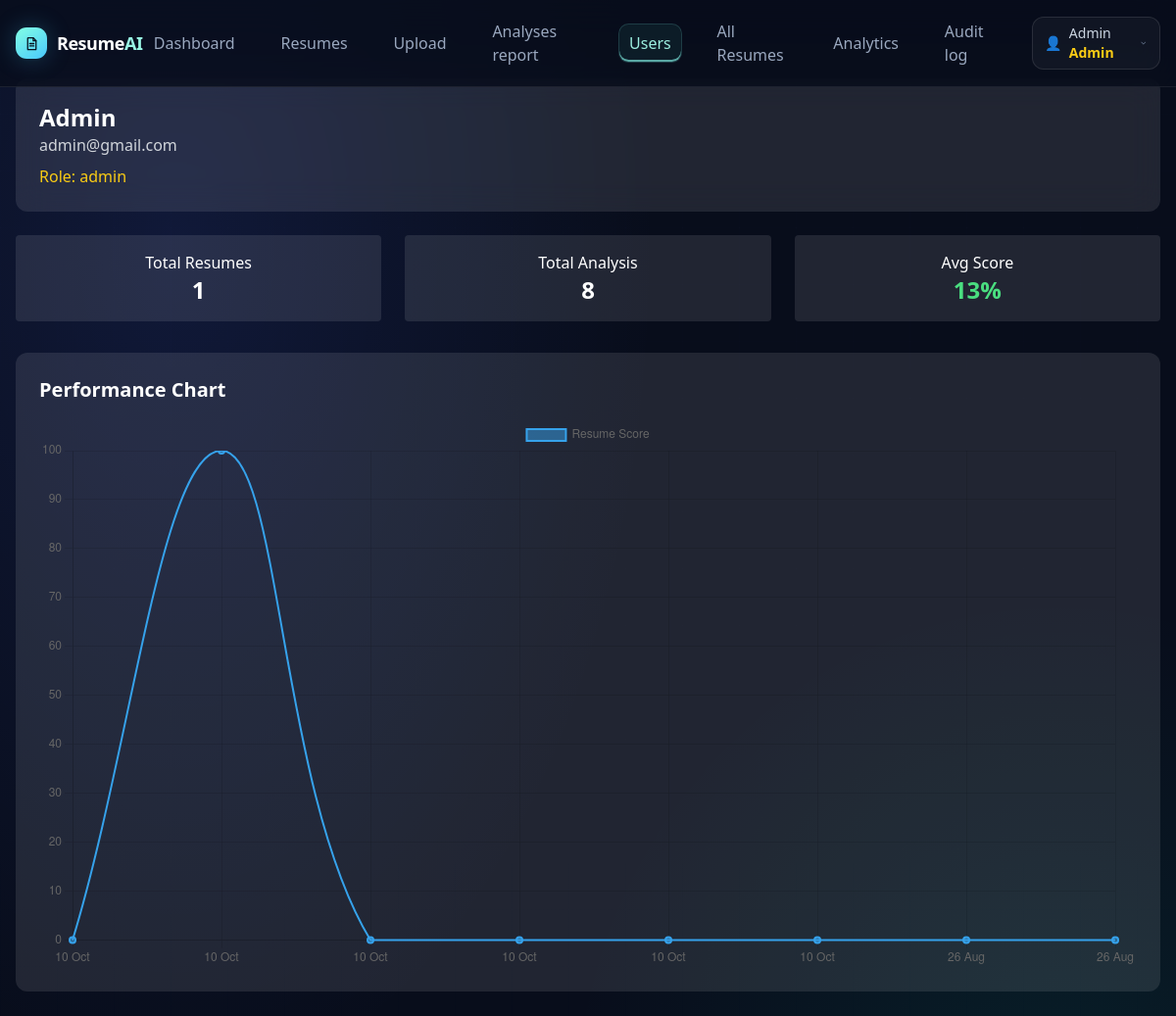
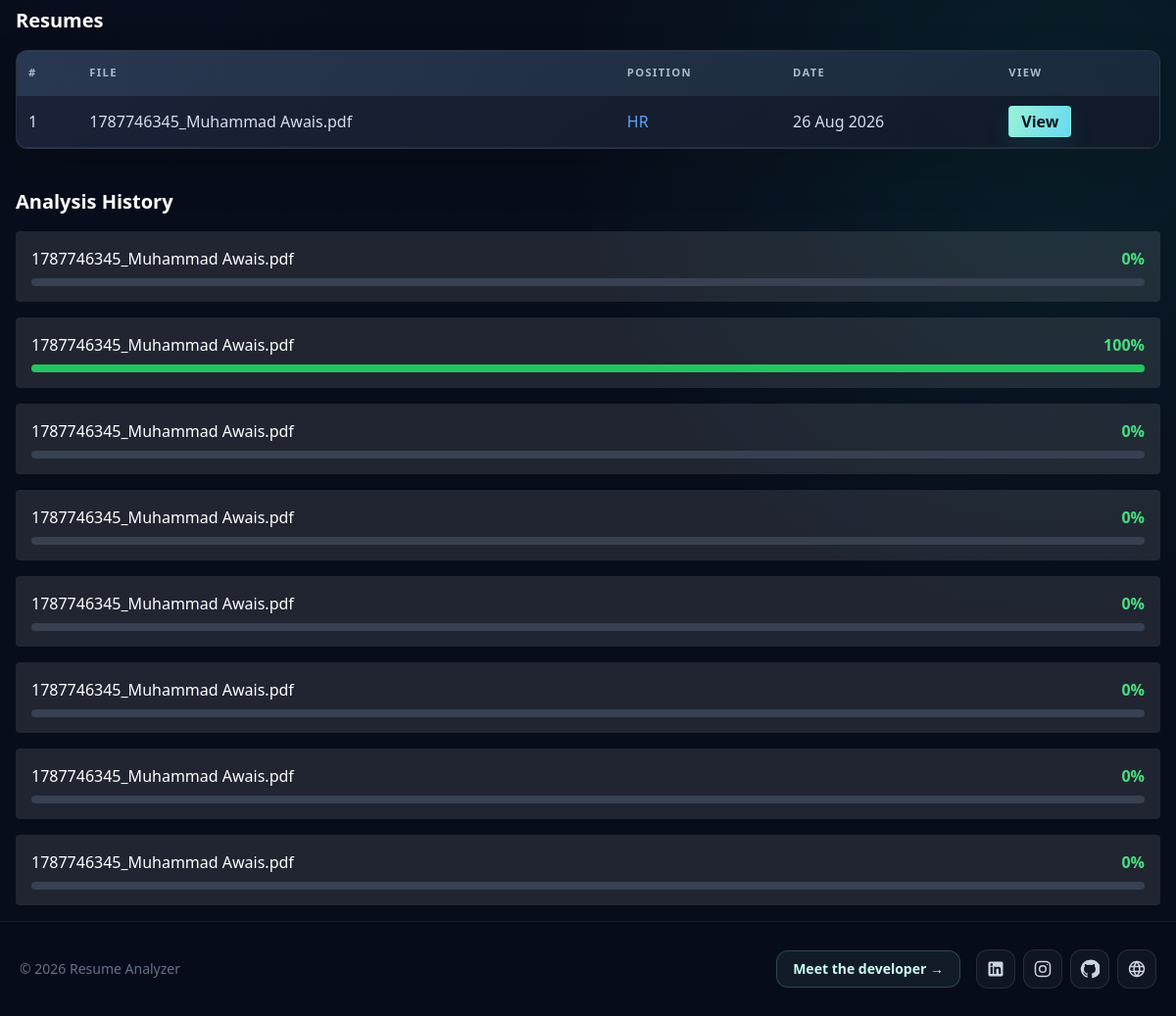
Page /index.php?page=admin_user&id=1 (signed in) on the committed database (2 pictures, top to bottom).
### tables this page shows
CREATE TABLE `users` (
  `id` int(11) NOT NULL,
  `name` varchar(100) NOT NULL,
  `email` varchar(150) NOT NULL,
  `password` varchar(255) NOT NULL,
  `role` enum('user','admin') DEFAULT 'user',
  `status` tinyint(4) DEFAULT 1,
  `created_at` timestamp NOT NULL DEFAULT current_timestamp(),
  `failed_login_count` smallint(5) UNSIGNED NOT NULL DEFAULT 0,
  `failed_login_until` datetime DEFAULT NULL,
  `lock_reason` varchar(32) DEFAULT NULL,
  `locked_by_name` varchar(150) DEFAULT NULL
);

CREATE TABLE `resumes` (
  `id` int(11) NOT NULL,
  `user_id` int(11) NOT NULL,
  `position` int(11) DEFAULT NULL,
  `file_name` varchar(255) DEFAULT NULL,
  `file_path` varchar(255) DEFAULT NULL,
  `file_size` int(11) DEFAULT NULL,
  `created_at` timestamp NOT NULL DEFAULT current_timestamp()
);

CREATE TABLE `positions` (
  `id` int(11) NOT NULL,
  `name` varchar(100) NOT NULL,
  `description` text DEFAULT NULL,
  `required_skills` text DEFAULT NULL,
  `created_by` int(11) DEFAULT NULL,
  `created_at` timestamp NOT NULL DEFAULT current_timestamp()
);

CREATE TABLE `analysis_results` (
  `id` int(11) NOT NULL,
  `resume_id` int(11) NOT NULL,
  `score` int(11) DEFAULT NULL,
  `ats_score` int(11) DEFAULT NULL,
  `matched_keywords` text DEFAULT NULL,
  `missing_keywords` text DEFAULT NULL,
  `sections_detected` text DEFAULT NULL,
  `suggestions` text DEFAULT NULL,
  `created_at` timestamp NOT NULL DEFAULT current_timestamp()
);

### modules/admin/user_detail/index.php (the view, shortened to what this page needs)
<?php
require_once __DIR__ . "/../../../config/db.php";
$user_id = filter_input(INPUT_GET, 'id', FILTER_VALIDATE_INT);
$stmt = $pdo->prepare("SELECT id, name, email, role FROM users WHERE id = ?");
$stmt->execute([$user_id]);
$user = $stmt->fetch();
$stmt = $pdo->prepare("
    SELECT r.*, p.name as position_name
    FROM resumes r
    LEFT JOIN positions p ON r.position = p.id
    WHERE r.user_id = ?
    ORDER BY r.id DESC
");
$stmt->execute([$user_id]);
$resumes = $stmt->fetchAll();
$stmt = $pdo->prepare("
    SELECT ar.*, r.file_name
    FROM analysis_results ar
    JOIN resumes r ON ar.resume_id = r.id
    WHERE r.user_id = ?
    ORDER BY ar.id DESC
");
$stmt->execute([$user_id]);
$analysis = $stmt->fetchAll();
$total_resumes = count($resumes);
$total_analysis = count($analysis);
$avg_score = 0;
if ($total_analysis > 0) {
    $avg_score = round(array_sum(array_column($analysis, 'score')) / $total_analysis);
}
$labels = [];
$scores = [];
foreach ($analysis as $a) {
    $labels[] = date("d M", strtotime($a['created_at']));
    $scores[] = (int)$a['score'];
}
require_once __DIR__ . "/../../../templates/header.php";
?>
<div class="max-w-7xl mx-auto px-4">
    <div class="bg-white/10 p-6 rounded-xl mb-6 backdrop-blur-lg">
        <h2 class="text-2xl font-bold"><?php echo htmlspecialchars($user['name']); ?></h2>
        <p class="text-gray-300"><?php echo htmlspecialchars($user['email'], ENT_QUOTES, 'UTF-8'); ?></p>
        <p class="text-yellow-400 mt-2">Role: <?php echo htmlspecialchars($user['role'], ENT_QUOTES, 'UTF-8'); ?></p>
    </div>
    <div class="grid md:grid-cols-3 gap-6 mb-8">
        <div class="bg-white/10 p-4 rounded text-center">
            <h3>Total Resumes</h3>
            <p class="text-2xl font-bold"><?php echo $total_resumes; ?></p>
        </div>
        <div class="bg-white/10 p-4 rounded text-center">
            <h3>Total Analysis</h3>
            <p class="text-2xl font-bold"><?php echo $total_analysis; ?></p>
        </div>
        <div class="bg-white/10 p-4 rounded text-center">
            <h3>Avg Score</h3>
            <p class="text-2xl font-bold text-green-400"><?php echo $avg_score; ?>%</p>
        </div>
    </div>
    <div class="bg-white/10 p-6 rounded-xl mb-8">
        <h3 class="text-xl font-bold mb-4">Performance Chart</h3>
        <canvas id="scoreChart"></canvas>
    </div>
    <div class="mb-10">
        <h3 class="text-xl font-bold mb-4">Resumes</h3>
        <div class="app-table-wrap bg-white/10 rounded-xl overflow-x-auto">
            <table class="w-full text-left">
                <thead class="bg-white/20">
                    <tr>
                        <th class="p-3">#</th>
                        <th class="p-3">File</th>
                        <th class="p-3">Position</th>
                        <th class="p-3">Date</th>
                        <th class="p-3">View</th>
                    </tr>
                </thead>
                <tbody>
                    <?php foreach ($resumes as $i => $r): ?>
                        <tr class="border-b border-white/10">
                            <td class="p-3"><?php echo $i + 1; ?></td>
                            <td class="p-3"><?php echo htmlspecialchars($r['file_name']); ?></td>
                            <td class="p-3 text-blue-400"><?php echo htmlspecialchars($r['position_name'] ?? 'N/A', ENT_QUOTES, 'UTF-8'); ?></td>
                            <td class="p-3"><?php echo date("d M Y", strtotime($r['created_at'])); ?></td>
                            <td class="p-3">
                                <a href="<?php echo BASE_URL; ?>modules/resume/view.php?id=<?php echo (int)$r['id']; ?>"
                                   target="_blank"
                                   class="bg-blue-500 px-3 py-1 rounded">
                                    View
                                </a>
                            </td>
                        </tr>
                    <?php endforeach; ?>
                </tbody>
            </table>
        </div>
    </div>
    <div>
        <h3 class="text-xl font-bold mb-4">Analysis History</h3>
        <?php foreach ($analysis as $a): ?>
            <div class="bg-white/10 p-4 rounded mb-4">
                <div class="flex justify-between">
                    <p><?php echo htmlspecialchars($a['file_name']); ?></p>
                    <span class="text-green-400 font-bold"><?php echo (int)$a['score']; ?>%</span>
                </div>
                <div class="w-full bg-gray-700 h-2 rounded mt-2">
                    <div class="bg-green-500 h-2 rounded"
                         style="width: <?php echo max(0, min(100, (int)$a['score'])); ?>%">
                    </div>
                </div>
            </div>
        <?php endforeach; ?>
    </div>
</div>
<script>
const ctx = document.getElementById('scoreChart');
new Chart(ctx, {
    type: 'line',
    data: {
        labels: <?php echo json_encode($labels); ?>,
        datasets: [{
            label: 'Resume Score',
            data: <?php echo json_encode($scores); ?>,
            borderWidth: 2,
            tension: 0.4
        }]
    },
    options: {
        scales: {
            y: {
                beginAtZero: true,
                max: 100
            }
        }
    }
});
</script>
<?php require_once __DIR__ . "/../../../templates/footer.php"; ?>

### templates/header.php (style rules this page uses)
* { box-sizing: border-box; }
body { background: radial-gradient(ellipse at 15% 12%, rgba(72,104,255,.13), transparent 34%), radial-gradient(ellipse at 90% 55%, rgba(9,212,180,.09), transparent 33%), #080d1b; }
body::before { content:""; position:fixed; inset:0; z-index:-1; pointer-events:none; opacity:.35; background-image:linear-gradient(rgba(142,166,208,.035) 1px,transparent 1px),linear-gradient(90deg,rgba(142,166,208,.035) 1px,transparent 1px); background-size:58px 58px; mask-image:linear-gradient(to bottom,black,transparent 85%); }
.surface-card, .stat-card, .card, .app-table-wrap { border:1px solid rgba(255,255,255,.09); background:linear-gradient(145deg,rgba(25,36,59,.76),rgba(13,20,36,.8)); box-shadow:0 18px 50px rgba(0,0,0,.14),inset 0 1px rgba(255,255,255,.035); backdrop-filter:blur(16px); }
.app-table-wrap { overflow-x:auto; border-radius:1rem; }
table { border-collapse:collapse; min-width:640px; }
table thead[class] { background:linear-gradient(110deg,rgba(67,94,126,.36),rgba(36,56,78,.5))!important; color:#a8bbcf; font-size:.7rem; letter-spacing:.12em; text-transform:uppercase; }
table th { padding-top:.9rem!important; padding-bottom:.9rem!important; font-weight:700; white-space:nowrap; }
table td { padding-top:.9rem!important; padding-bottom:.9rem!important; color:#d5deeb; }
tbody tr { border-color:rgba(255,255,255,.07)!important; }
button[class*="bg-blue-"], button[class*="bg-green-"], button[class*="bg-indigo-"], a[class*="bg-blue-"], a[class*="bg-green-"], a[class*="bg-indigo-"] { border:1px solid rgba(132,240,220,.18); background:linear-gradient(115deg,#9af2d5,#67d9f3)!important; color:#07151b!important; font-weight:700; box-shadow:0 8px 24px rgba(45,184,177,.12); }
button, a { -webkit-tap-highlight-color:transparent; }

### rows in the picture
users: name "Admin", email "admin@gmail.com", role "admin"
resumes: file_name "1787746345_Muhammad Awais.pdf", position.name "HR", created_at "26 Aug 2026"
analysis_results: resume.file_name "1787746345_Muhammad Awais.pdf", score "0"
analysis_results: resume.file_name "1787746345_Muhammad Awais.pdf", score "100"
analysis_results: resume.file_name "1787746345_Muhammad Awais.pdf", score "0"
analysis_results: resume.file_name "1787746345_Muhammad Awais.pdf", score "0"
analysis_results: resume.file_name "1787746345_Muhammad Awais.pdf", score "0"
analysis_results: resume.file_name "1787746345_Muhammad Awais.pdf", score "0"
analysis_results: resume.file_name "1787746345_Muhammad Awais.pdf", score "0"
analysis_results: resume.file_name "1787746345_Muhammad Awais.pdf", score "0"

### other values in the picture
$user_name "Admin"
$total_resumes "1"
$total_analysis "8"
$avg_score "13"
